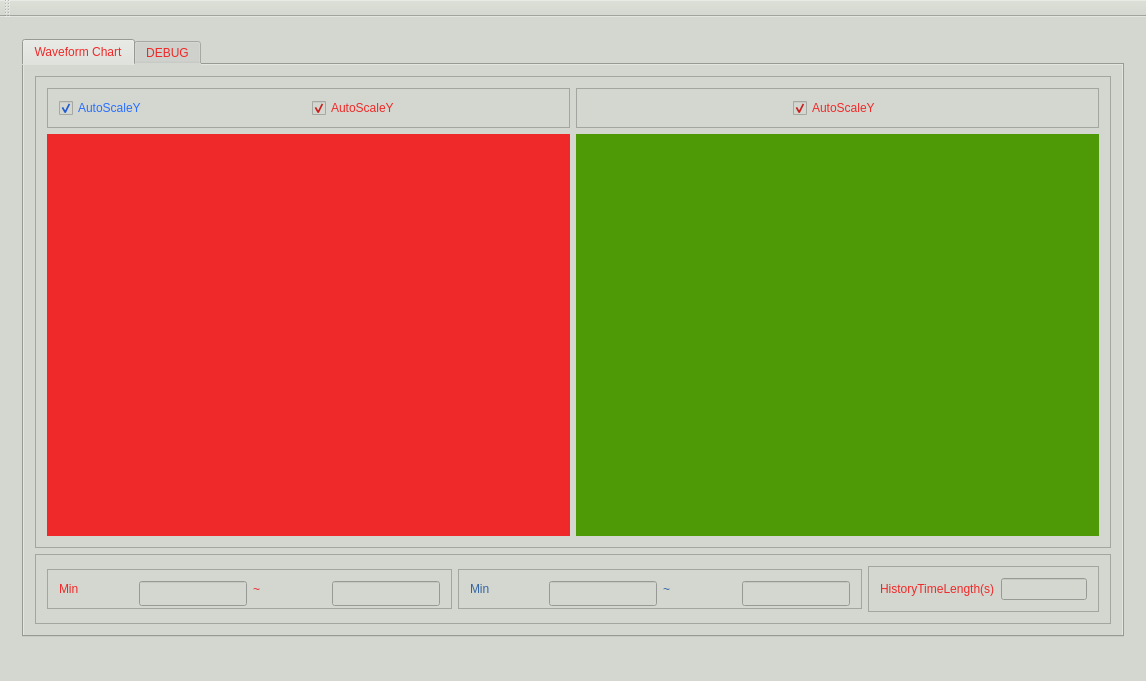
<?xml version="1.0" encoding="UTF-8"?>
<ui version="4.0">
 <class>MainWindow</class>
 <widget class="QMainWindow" name="MainWindow">
  <property name="geometry">
   <rect>
    <x>0</x>
    <y>0</y>
    <width>1146</width>
    <height>681</height>
   </rect>
  </property>
  <property name="styleSheet">
   <string notr="true">background-color: rgb(211, 215, 207);</string>
  </property>
  <widget class="QWidget" name="centralWidget">
   <layout class="QGridLayout" name="gridLayout_2">
    <item row="1" column="0">
     <widget class="QStackedWidget" name="stackedWidget">
      <widget class="QWidget" name="page">
       <layout class="QHBoxLayout" name="horizontalLayout_6">
        <item>
         <widget class="QTabWidget" name="tabWidget">
          <property name="enabled">
           <bool>true</bool>
          </property>
          <property name="sizePolicy">
           <sizepolicy hsizetype="Preferred" vsizetype="Preferred">
            <horstretch>0</horstretch>
            <verstretch>0</verstretch>
           </sizepolicy>
          </property>
          <property name="styleSheet">
           <string notr="true">color: rgb(239, 41, 41);</string>
          </property>
          <property name="currentIndex">
           <number>0</number>
          </property>
          <property name="movable">
           <bool>true</bool>
          </property>
          <widget class="QWidget" name="WaveFormChart">
           <attribute name="title">
            <string>Waveform Chart</string>
           </attribute>
           <layout class="QVBoxLayout" name="verticalLayout">
            <item>
             <widget class="QFrame" name="frame_2">
              <property name="sizePolicy">
               <sizepolicy hsizetype="Preferred" vsizetype="Preferred">
                <horstretch>0</horstretch>
                <verstretch>2</verstretch>
               </sizepolicy>
              </property>
              <property name="frameShape">
               <enum>QFrame::StyledPanel</enum>
              </property>
              <property name="frameShadow">
               <enum>QFrame::Raised</enum>
              </property>
              <layout class="QGridLayout" name="gridLayout_3">
               <item row="2" column="0">
                <widget class="QFrame" name="frame_7">
                 <property name="sizePolicy">
                  <sizepolicy hsizetype="Preferred" vsizetype="Preferred">
                   <horstretch>1</horstretch>
                   <verstretch>0</verstretch>
                  </sizepolicy>
                 </property>
                 <property name="minimumSize">
                  <size>
                   <width>352</width>
                   <height>40</height>
                  </size>
                 </property>
                 <property name="maximumSize">
                  <size>
                   <width>16777215</width>
                   <height>40</height>
                  </size>
                 </property>
                 <property name="frameShape">
                  <enum>QFrame::StyledPanel</enum>
                 </property>
                 <property name="frameShadow">
                  <enum>QFrame::Raised</enum>
                 </property>
                 <layout class="QHBoxLayout" name="horizontalLayout_2">
                  <item>
                   <widget class="QCheckBox" name="cbox_I">
                    <property name="styleSheet">
                     <string notr="true">color: rgb(40, 110, 255);</string>
                    </property>
                    <property name="text">
                     <string>AutoScaleY</string>
                    </property>
                    <property name="checked">
                     <bool>true</bool>
                    </property>
                    <property name="autoRepeat">
                     <bool>false</bool>
                    </property>
                   </widget>
                  </item>
                  <item>
                   <widget class="QCheckBox" name="cbox_Q">
                    <property name="text">
                     <string>AutoScaleY</string>
                    </property>
                    <property name="checked">
                     <bool>true</bool>
                    </property>
                   </widget>
                  </item>
                 </layout>
                </widget>
               </item>
               <item row="4" column="0" rowspan="2">
                <widget class="QCustomPlot" name="IQ_Plot" native="true">
                 <property name="sizePolicy">
                  <sizepolicy hsizetype="Preferred" vsizetype="Preferred">
                   <horstretch>1</horstretch>
                   <verstretch>0</verstretch>
                  </sizepolicy>
                 </property>
                 <property name="minimumSize">
                  <size>
                   <width>352</width>
                   <height>0</height>
                  </size>
                 </property>
                 <property name="styleSheet">
                  <string notr="true">background-color: rgb(239, 41, 41);</string>
                 </property>
                </widget>
               </item>
               <item row="4" column="2" rowspan="2">
                <widget class="QCustomPlot" name="Phase_Plot" native="true">
                 <property name="sizePolicy">
                  <sizepolicy hsizetype="Preferred" vsizetype="Preferred">
                   <horstretch>1</horstretch>
                   <verstretch>0</verstretch>
                  </sizepolicy>
                 </property>
                 <property name="minimumSize">
                  <size>
                   <width>352</width>
                   <height>0</height>
                  </size>
                 </property>
                 <property name="styleSheet">
                  <string notr="true">background-color: rgb(78, 154, 6);</string>
                 </property>
                </widget>
               </item>
               <item row="2" column="2">
                <widget class="QFrame" name="frame_9">
                 <property name="sizePolicy">
                  <sizepolicy hsizetype="Preferred" vsizetype="Preferred">
                   <horstretch>1</horstretch>
                   <verstretch>0</verstretch>
                  </sizepolicy>
                 </property>
                 <property name="minimumSize">
                  <size>
                   <width>352</width>
                   <height>40</height>
                  </size>
                 </property>
                 <property name="maximumSize">
                  <size>
                   <width>16777215</width>
                   <height>40</height>
                  </size>
                 </property>
                 <property name="frameShape">
                  <enum>QFrame::StyledPanel</enum>
                 </property>
                 <property name="frameShadow">
                  <enum>QFrame::Raised</enum>
                 </property>
                 <layout class="QHBoxLayout" name="horizontalLayout_4">
                  <item alignment="Qt::AlignHCenter">
                   <widget class="QCheckBox" name="cbox_IQ">
                    <property name="text">
                     <string>AutoScaleY</string>
                    </property>
                    <property name="checked">
                     <bool>true</bool>
                    </property>
                   </widget>
                  </item>
                 </layout>
                </widget>
               </item>
              </layout>
             </widget>
            </item>
            <item>
             <widget class="QFrame" name="frame">
              <property name="frameShape">
               <enum>QFrame::StyledPanel</enum>
              </property>
              <property name="frameShadow">
               <enum>QFrame::Raised</enum>
              </property>
              <layout class="QHBoxLayout" name="horizontalLayout">
               <item>
                <widget class="QFrame" name="frame_8">
                 <property name="sizePolicy">
                  <sizepolicy hsizetype="Preferred" vsizetype="Preferred">
                   <horstretch>1</horstretch>
                   <verstretch>0</verstretch>
                  </sizepolicy>
                 </property>
                 <property name="minimumSize">
                  <size>
                   <width>352</width>
                   <height>40</height>
                  </size>
                 </property>
                 <property name="maximumSize">
                  <size>
                   <width>16777215</width>
                   <height>40</height>
                  </size>
                 </property>
                 <property name="frameShape">
                  <enum>QFrame::StyledPanel</enum>
                 </property>
                 <property name="frameShadow">
                  <enum>QFrame::Raised</enum>
                 </property>
                 <layout class="QHBoxLayout" name="horizontalLayout_3">
                  <item>
                   <widget class="QLabel" name="label_3">
                    <property name="text">
                     <string>Min</string>
                    </property>
                   </widget>
                  </item>
                  <item>
                   <widget class="QLineEdit" name="QMin">
                    <property name="sizePolicy">
                     <sizepolicy hsizetype="Preferred" vsizetype="Preferred">
                      <horstretch>0</horstretch>
                      <verstretch>0</verstretch>
                     </sizepolicy>
                    </property>
                    <property name="minimumSize">
                     <size>
                      <width>75</width>
                      <height>25</height>
                     </size>
                    </property>
                   </widget>
                  </item>
                  <item>
                   <widget class="QLabel" name="label_4">
                    <property name="text">
                     <string>~</string>
                    </property>
                   </widget>
                  </item>
                  <item>
                   <widget class="QLineEdit" name="QMax">
                    <property name="sizePolicy">
                     <sizepolicy hsizetype="Preferred" vsizetype="Preferred">
                      <horstretch>0</horstretch>
                      <verstretch>0</verstretch>
                     </sizepolicy>
                    </property>
                    <property name="minimumSize">
                     <size>
                      <width>75</width>
                      <height>25</height>
                     </size>
                    </property>
                   </widget>
                  </item>
                 </layout>
                </widget>
               </item>
               <item>
                <widget class="QFrame" name="frame_10">
                 <property name="sizePolicy">
                  <sizepolicy hsizetype="Preferred" vsizetype="Expanding">
                   <horstretch>1</horstretch>
                   <verstretch>2</verstretch>
                  </sizepolicy>
                 </property>
                 <property name="minimumSize">
                  <size>
                   <width>352</width>
                   <height>40</height>
                  </size>
                 </property>
                 <property name="maximumSize">
                  <size>
                   <width>16777215</width>
                   <height>40</height>
                  </size>
                 </property>
                 <property name="frameShape">
                  <enum>QFrame::StyledPanel</enum>
                 </property>
                 <property name="frameShadow">
                  <enum>QFrame::Raised</enum>
                 </property>
                 <layout class="QHBoxLayout" name="horizontalLayout_7">
                  <item>
                   <widget class="QLabel" name="label">
                    <property name="styleSheet">
                     <string notr="true">color: rgb(52, 101, 164);</string>
                    </property>
                    <property name="text">
                     <string>Min</string>
                    </property>
                   </widget>
                  </item>
                  <item>
                   <widget class="QLineEdit" name="IMin">
                    <property name="sizePolicy">
                     <sizepolicy hsizetype="Preferred" vsizetype="Preferred">
                      <horstretch>0</horstretch>
                      <verstretch>0</verstretch>
                     </sizepolicy>
                    </property>
                    <property name="minimumSize">
                     <size>
                      <width>75</width>
                      <height>25</height>
                     </size>
                    </property>
                   </widget>
                  </item>
                  <item>
                   <widget class="QLabel" name="label_2">
                    <property name="styleSheet">
                     <string notr="true">color: rgb(52, 101, 164);</string>
                    </property>
                    <property name="text">
                     <string>~</string>
                    </property>
                   </widget>
                  </item>
                  <item>
                   <widget class="QLineEdit" name="IMax">
                    <property name="sizePolicy">
                     <sizepolicy hsizetype="Preferred" vsizetype="Preferred">
                      <horstretch>0</horstretch>
                      <verstretch>0</verstretch>
                     </sizepolicy>
                    </property>
                    <property name="minimumSize">
                     <size>
                      <width>75</width>
                      <height>25</height>
                     </size>
                    </property>
                   </widget>
                  </item>
                 </layout>
                </widget>
               </item>
               <item>
                <widget class="QFrame" name="frame_6">
                 <property name="sizePolicy">
                  <sizepolicy hsizetype="Fixed" vsizetype="Fixed">
                   <horstretch>0</horstretch>
                   <verstretch>0</verstretch>
                  </sizepolicy>
                 </property>
                 <property name="maximumSize">
                  <size>
                   <width>231</width>
                   <height>49</height>
                  </size>
                 </property>
                 <property name="frameShape">
                  <enum>QFrame::StyledPanel</enum>
                 </property>
                 <property name="frameShadow">
                  <enum>QFrame::Raised</enum>
                 </property>
                 <layout class="QFormLayout" name="formLayout_3">
                  <item row="0" column="0">
                   <widget class="QLabel" name="L_HTL">
                    <property name="styleSheet">
                     <string notr="true">color: rgb(239, 41, 41);</string>
                    </property>
                    <property name="text">
                     <string>HistoryTimeLength(s)</string>
                    </property>
                   </widget>
                  </item>
                  <item row="0" column="1">
                   <widget class="QLineEdit" name="HTL">
                    <property name="enabled">
                     <bool>true</bool>
                    </property>
                   </widget>
                  </item>
                 </layout>
                </widget>
               </item>
              </layout>
             </widget>
            </item>
           </layout>
          </widget>
          <widget class="QWidget" name="tab_2">
           <property name="enabled">
            <bool>false</bool>
           </property>
           <attribute name="title">
            <string>DEBUG</string>
           </attribute>
          </widget>
         </widget>
        </item>
       </layout>
      </widget>
      <widget class="QWidget" name="page_2"/>
     </widget>
    </item>
   </layout>
  </widget>
  <widget class="QMenuBar" name="menuBar">
   <property name="geometry">
    <rect>
     <x>0</x>
     <y>0</y>
     <width>1146</width>
     <height>26</height>
    </rect>
   </property>
  </widget>
  <widget class="QToolBar" name="mainToolBar">
   <attribute name="toolBarArea">
    <enum>TopToolBarArea</enum>
   </attribute>
   <attribute name="toolBarBreak">
    <bool>false</bool>
   </attribute>
  </widget>
  <widget class="QStatusBar" name="statusBar"/>
 </widget>
 <layoutdefault spacing="6" margin="11"/>
 <customwidgets>
  <customwidget>
   <class>QCustomPlot</class>
   <extends>QWidget</extends>
   <header>qcustomplot.h</header>
   <container>1</container>
  </customwidget>
 </customwidgets>
 <resources/>
 <connections/>
</ui>
